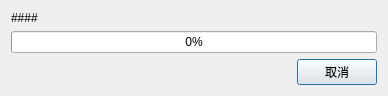
<?xml version="1.0" encoding="UTF-8"?>
<ui version="4.0">
 <class>CProgressDlg</class>
 <widget class="QDialog" name="CProgressDlg">
  <property name="geometry">
   <rect>
    <x>0</x>
    <y>0</y>
    <width>388</width>
    <height>85</height>
   </rect>
  </property>
  <property name="windowTitle">
   <string>生成进度</string>
  </property>
  <layout class="QGridLayout" name="gridLayout">
   <item row="2" column="1">
    <widget class="QPushButton" name="cancelBtn">
     <property name="text">
      <string>取消</string>
     </property>
    </widget>
   </item>
   <item row="2" column="0">
    <spacer name="horizontalSpacer">
     <property name="orientation">
      <enum>Qt::Horizontal</enum>
     </property>
     <property name="sizeHint" stdset="0">
      <size>
       <width>40</width>
       <height>20</height>
      </size>
     </property>
    </spacer>
   </item>
   <item row="1" column="0" colspan="2">
    <widget class="QProgressBar" name="progressBar">
     <property name="value">
      <number>0</number>
     </property>
    </widget>
   </item>
   <item row="0" column="0" colspan="2">
    <widget class="QLabel" name="stateLbl">
     <property name="text">
      <string>####</string>
     </property>
    </widget>
   </item>
  </layout>
 </widget>
 <resources/>
 <connections/>
</ui>
